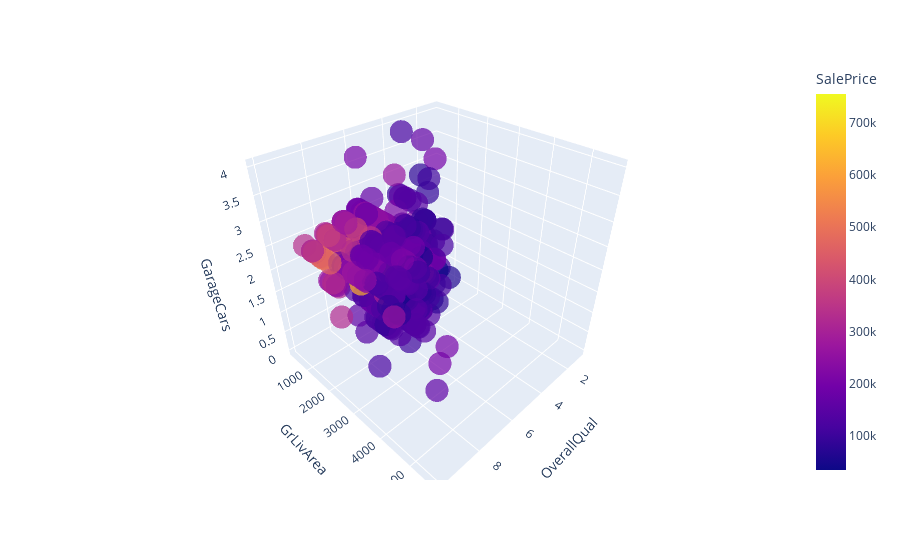

Here is the notebook cell this chart was saved with:
### Code cell
# 3D scatter plot of the most correlated features with SalePrice with plotly 
fig = px.scatter_3d(df, x="OverallQual", y="GrLivArea", z="GarageCars", color="SalePrice", opacity=0.7)
fig.show()

### Figure 1 — Plotly figure (JSON) as saved in the notebook; plotly's stock layout.template omitted (floating-point values rounded to 4 significant figures; data arrays with more than 128 entries replaced by an {"elided": "..."} marker saying what was removed)
{"data": [{"hovertemplate": "OverallQual=%{x}<br>GrLivArea=%{y}<br>GarageCars=%{z}<br>SalePrice=%{marker.color}<extra></extra>", "legendgroup": "", "marker": {"color": {"elided": "1460 int values"}, "coloraxis": "coloraxis", "opacity": 0.7, "symbol": "circle"}, "mode": "markers", "name": "", "scene": "scene", "showlegend": false, "type": "scatter3d", "x": {"elided": "1460 int values"}, "y": {"elided": "1460 int values"}, "z": {"elided": "1460 int values"}}], "layout": {"autosize": true, "coloraxis": {"colorbar": {"title": {"text": "SalePrice"}}, "colorscale": [[0, "#0d0887"], [0.1111, "#46039f"], [0.2222, "#7201a8"], [0.3333, "#9c179e"], [0.4444, "#bd3786"], [0.5556, "#d8576b"], [0.6667, "#ed7953"], [0.7778, "#fb9f3a"], [0.8889, "#fdca26"], [1, "#f0f921"]]}, "legend": {"tracegroupgap": 0}, "margin": {"t": 60}, "scene": {"aspectmode": "auto", "aspectratio": {"x": 1, "y": 1, "z": 1}, "domain": {"x": [0, 1], "y": [0, 1]}, "xaxis": {"title": {"text": "OverallQual"}, "type": "linear"}, "yaxis": {"title": {"text": "GrLivArea"}, "type": "linear"}, "zaxis": {"title": {"text": "GarageCars"}, "type": "linear"}}}}
